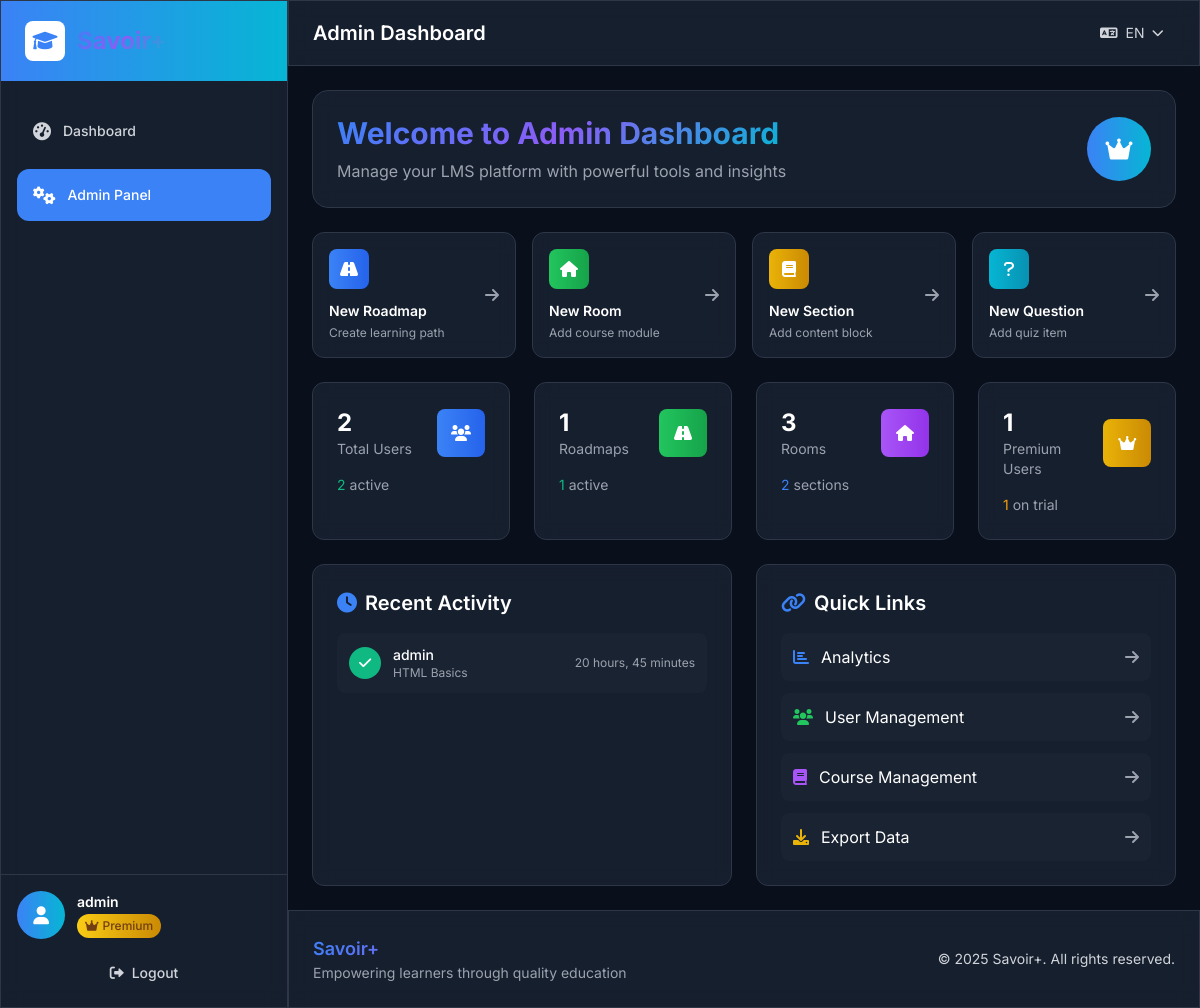
The page /manage/ (signed in) on the database as committed earlier.
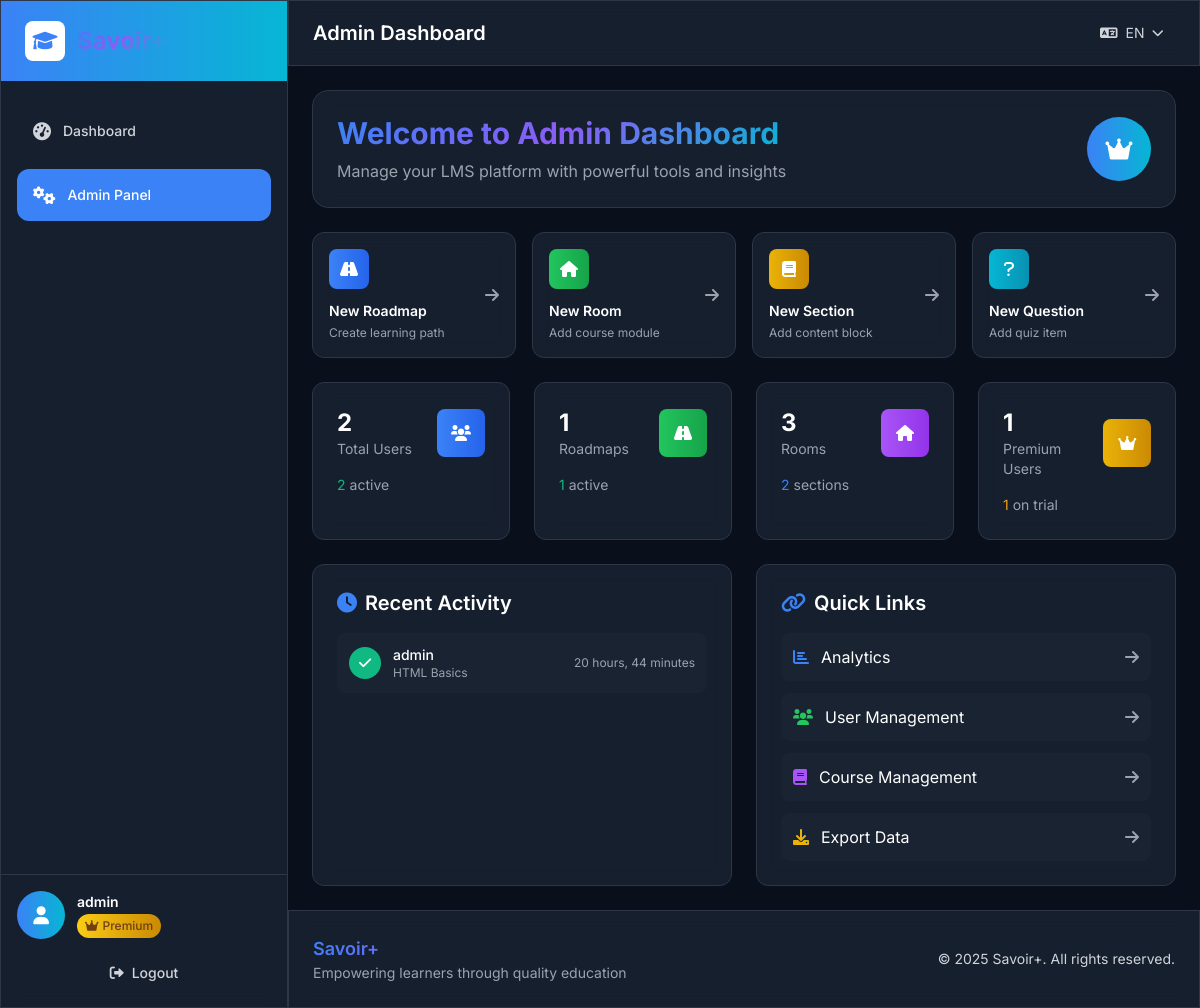
The same page on the database as committed later.
### lms/models.py (models this page shows, shortened)
class RoomCompletion(models.Model):
    user = models.ForeignKey(User, on_delete=models.CASCADE, verbose_name=_('User'))
    room = models.ForeignKey(Room, on_delete=models.CASCADE, verbose_name=_('Room'))
    is_completed = models.BooleanField(default=False, verbose_name=_('Is Completed'))
    completed_at = models.DateTimeField(blank=True, null=True, verbose_name=_('Completed At'))
    final_exam_score = models.FloatField(blank=True, null=True, verbose_name=_('Final Exam Score'))
    certificate = models.ForeignKey('Certificate', on_delete=models.SET_NULL, blank=True, null=True, verbose_name=_('Certificate'))
    class Meta:
        verbose_name = _('Room Completion')
        verbose_name_plural = _('Room Completions')
        unique_together = ['user', 'room']

class User(AbstractUser):
    is_paid_user = models.BooleanField(default=False, verbose_name=_('Is Paid User'))
    trial_start_date = models.DateTimeField(auto_now_add=True, verbose_name=_('Trial Start Date'))
    trial_end_date = models.DateTimeField(blank=True, null=True, verbose_name=_('Trial End Date'))
    def save(self, *args, **kwargs):
        if not self.trial_start_date:
            from django.utils import timezone
            self.trial_start_date = timezone.now()
        if not self.trial_end_date and self.trial_start_date:
            self.trial_end_date = self.trial_start_date + timedelta(days=15)
        super().save(*args, **kwargs)

class Room(models.Model):
    title = models.CharField(max_length=200, verbose_name=_('Title'))
    title_fr = models.CharField(max_length=200, blank=True, verbose_name=_('Title (French)'))
    description = models.TextField(verbose_name=_('Description'))
    description_fr = models.TextField(blank=True, verbose_name=_('Description (French)'))
    roadmap = models.ForeignKey(Roadmap, on_delete=models.CASCADE, related_name='rooms', verbose_name=_('Roadmap'))
    prerequisite_room = models.ForeignKey('self', on_delete=models.SET_NULL, blank=True, null=True, verbose_name=_('Prerequisite Room'))
    order = models.PositiveIntegerField(default=0, verbose_name=_('Order'))
    is_active = models.BooleanField(default=True, verbose_name=_('Is Active'))
    created_at = models.DateTimeField(auto_now_add=True)
    class Meta:
        verbose_name = _('Room')
        verbose_name_plural = _('Rooms')
        ordering = ['roadmap', 'order']

### lms/views.py (the view)
# urls.py: path('manage/', views.admin_dashboard, name='admin_dashboard'),
@user_passes_test(is_staff_or_superuser)
def admin_dashboard(request):
    total_users = User.objects.count()
    active_users = User.objects.filter(is_active=True).count()
    paid_users = User.objects.filter(is_paid_user=True).count()
    trial_users = User.objects.filter(is_paid_user=False).count()
    total_roadmaps = Roadmap.objects.count()
    active_roadmaps = Roadmap.objects.filter(is_active=True).count()
    total_rooms = Room.objects.count()
    total_sections = Section.objects.count()
    recent_users = User.objects.filter(
        date_joined__gte=timezone.now() - timedelta(days=7)
    ).order_by('-date_joined')[:5]
    recent_completions = RoomCompletion.objects.filter(
        completed_at__gte=timezone.now() - timedelta(days=7)
    ).select_related('user', 'room').order_by('-completed_at')[:10]
    context = {
        'total_users': total_users,
        'active_users': active_users,
        'paid_users': paid_users,
        'trial_users': trial_users,
        'total_roadmaps': total_roadmaps,
        'active_roadmaps': active_roadmaps,
        'total_rooms': total_rooms,
        'total_sections': total_sections,
        'recent_users': recent_users,
        'recent_completions': recent_completions,
    }
    return render(request, 'admin/custom_dashboard.html', context)

### lms/views.py (called while the page is built)
def is_staff_or_superuser(user):
    return user.is_staff or user.is_superuser

### templates/admin/custom_dashboard.html (shortened to what the changed rows need)
{% extends "base.html" %}
{% load i18n %}
{% block page_title %}{% trans "Admin Dashboard" %}{% endblock %}
{% block content %}
<div class="space-y-6">
    <div class="glass rounded-2xl p-6 border border-dark-border">
        <div class="flex items-center justify-between">
            <div>
                <h1 class="text-3xl font-bold gradient-text">{% trans "Welcome to Admin Dashboard" %}</h1>
            </div>
        </div>
    </div>
    <div class="grid grid-cols-1 lg:grid-cols-2 gap-6">
        <div class="glass rounded-xl p-6 border border-dark-border">
            <div class="space-y-3">
                {% for completion in recent_completions %}
                <div class="flex items-center justify-between p-3 bg-dark-card rounded-lg">
                    <div class="flex items-center">
                        <div class="w-8 h-8 bg-success rounded-full flex items-center justify-center mr-3">
                            <i class="fas fa-check text-white text-sm"></i>
                        </div>
                        <div>
                            <p class="text-white text-sm font-medium">{{ completion.user.username }}</p>
                            <p class="text-gray-400 text-xs">{{ completion.room.title }}</p>
                        </div>
                    </div>
                    <span class="text-xs text-gray-400">{{ completion.completed_at|timesince }}</span>
                </div>
                {% empty %}
                <p class="text-gray-400 text-center py-4">{% trans "No recent activity" %}</p>
                {% endfor %}
            </div>
        </div>
    </div>
</div>
{% endblock %}

Rows that differ between the two databases and show on the page:
changed RoomCompletion "admin": completed_at "20 hours, 45 minutes" → "20 hours, 44 minutes"
